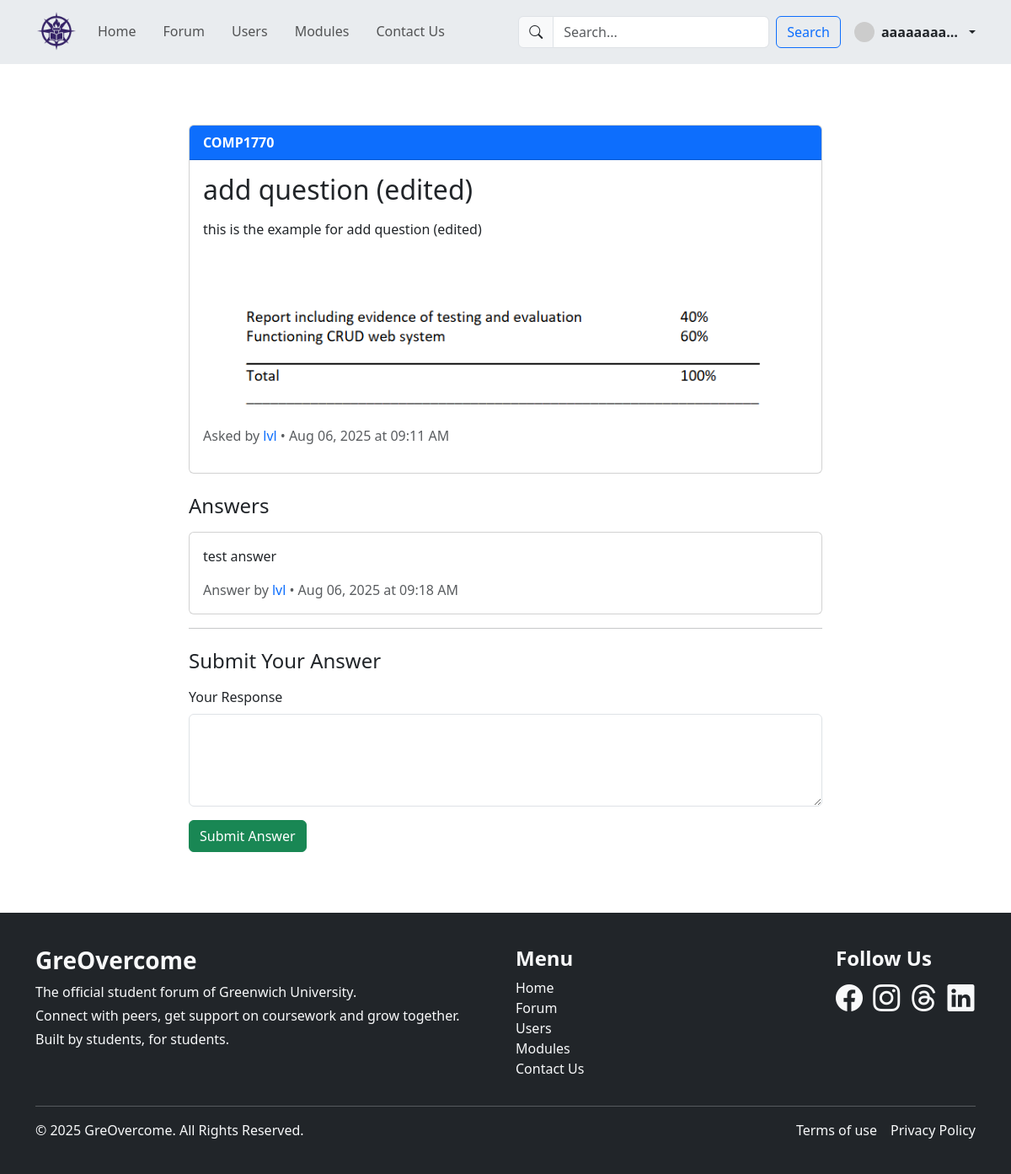
/coursework/user/view_question.php?id=113 (signed in), run on the app's committed database.
### tables this page shows
CREATE TABLE `question` (
  `id` int(11) NOT NULL,
  `quest_title` text NOT NULL,
  `questtext` text NOT NULL,
  `questdate` datetime DEFAULT current_timestamp(),
  `images` text DEFAULT NULL,
  `userid` int(11) NOT NULL,
  `moduleid` int(11) NOT NULL
);

CREATE TABLE `module` (
  `id` int(11) NOT NULL,
  `name` varchar(255) DEFAULT NULL,
  `description` text DEFAULT NULL,
  `created_at` datetime DEFAULT current_timestamp()
);

CREATE TABLE `user` (
  `id` int(11) NOT NULL,
  `name` varchar(255) NOT NULL,
  `email` varchar(255) NOT NULL,
  `password` varchar(255) NOT NULL,
  `created_at` datetime DEFAULT current_timestamp(),
  `bio` text DEFAULT NULL
);

CREATE TABLE `answers` (
  `id` int(11) NOT NULL,
  `user_id` int(11) DEFAULT NULL,
  `user_name` varchar(100) NOT NULL,
  `answer_text` text NOT NULL,
  `question_id` int(11) NOT NULL,
  `created_at` datetime DEFAULT current_timestamp()
);

### coursework/user/view_question.php (called while the page is built, shortened)
<?php
    include '../system/include/DatabaseConnection.php';
    include '../system/include/DatabaseFunction.php';
    try {
        $question_id = $_GET['id'] ?? null;
        $question = getQuestionById($pdo, $question_id);
        $answers = [];
        if (tableExists($pdo, 'answers')) {
            $answers = getAnswersByQuestionId($pdo, $question_id);
        }
        include 'templates/view_question.html.php';
    } catch (PDOException $e) {
        $title = 'An error has occurred';
        $output = 'Database error: ' . $e ->getMessage();
    }
    include 'templates/public_layout.html.php';

### coursework/system/include/DatabaseFunction.php (called while the page is built, shortened)
<?php
    function query($pdo, $sql, $parameters = []) {
        $query = $pdo->prepare($sql);
        $query->execute($parameters);
        return $query;
    }
    function getQuestionById($pdo, $id) {
        $parameters = [':id' => $id];
        $query = query($pdo,
                       'SELECT q.id, q.quest_title, q.questtext, q.questdate, q.images, q.userid, q.moduleid, u.name AS user_name, m.name AS module_name
                                FROM question q
                                JOIN user u ON q.userid = u.id
                                JOIN module m ON q.moduleid = m.id
                                WHERE q.id = :id',
                $parameters);
        return $query->fetch();
    }
    function getAnswersByQuestionId($pdo, $questionId) {
        $parameters = [':q_id' => $questionId];
        $sql = "SELECT * FROM answers WHERE question_id = :q_id ORDER BY created_at DESC";
        $stmt = query($pdo, $sql, $parameters);
        return $stmt->fetchAll();
    }

### coursework/user/templates/view_question.html.php (the view, shortened to what this page needs)
<div class="container my-5">
    <div class="card mb-4">
        <div class="card-header bg-primary text-white">
            <strong><?= htmlspecialchars($question['module_name']) ?></strong>
        </div>
        <div class="card-body">
            <h2 class="mb-3"><?= htmlspecialchars($question['quest_title']) ?></h2>
            <p><?= nl2br(htmlspecialchars($question['questtext'])) ?></p>
            <?php if (!empty($question['images'])): ?>
                <img src="images/<?= htmlspecialchars($question['images']) ?>" class="img-fluid mt-3" style="max-height: 300px;" alt="Question Image">
            <?php endif; ?>
            <p class="text-muted mt-3 d-flex align-items-center flex-wrap" style="max-width: 100%;">
                Asked by&nbsp;
                         <a class="text-decoration-none text-truncate d-inline-block me-1"
                            style="max-width: 150px; overflow: hidden; text-overflow: ellipsis; white-space: nowrap;"
                            href="tabs/users_tab/view_profile.php?id=<?=$question['userid']?>">
                            <?=htmlspecialchars($question['user_name'], ENT_QUOTES, 'UTF-8'); ?>
                        </a>
                • <?php $display_date = date("M d, Y \a\\t h:i A", strtotime($question['questdate']))?>
                <?=htmlspecialchars($display_date, ENT_QUOTES, 'UTF-8')?>
            </p>
        </div>
    </div>
    <h4 class="mb-3">Answers</h4>
    <?php if (!empty($answers)): ?>
        <?php foreach ($answers as $answer): ?>
            <div class="card mb-3">
                <div class="card-body">
                    <p><?= nl2br(htmlspecialchars($answer['answer_text'])) ?></p>
                    <p class="text-muted mb-0 d-inline-flex align-items-center" style="max-width: 100%;">
                        Answer by&nbsp;
                        <a class="text-decoration-none text-truncate d-inline-block me-1"
                            style="max-width: 150px; overflow: hidden; text-overflow: ellipsis; white-space: nowrap;"
                            href="tabs/users_tab/view_profile.php?id=<?=$answer['user_id']?>">
                            <?=htmlspecialchars($answer['user_name'], ENT_QUOTES, 'UTF-8'); ?>
                        </a>
                        • <?php $display_date = date("M d, Y \a\\t h:i A", strtotime($answer['created_at']))?>
                        <?=htmlspecialchars($display_date, ENT_QUOTES, 'UTF-8')?>
                    </p>
                </div>
            </div>
        <?php endforeach; ?>
    <?php else: ?>
        <p class="text-muted">No answers yet.</p>
    <?php endif; ?>
    <hr>
    <h4 class="mt-4 mb-3">Submit Your Answer</h4>
    <form action="answer_submit.php" method="POST">
        <div class="mb-3">
            <label for="answer_text" class="form-label">Your Response</label>
            <textarea class="form-control" id="answer_text" name="answer_text" rows="4" required></textarea>
        </div>
        <button type="submit" class="btn btn-success">Submit Answer</button>
    </form>
</div>

### coursework/user/style.css (style rules this page uses)
html, body { margin: 0; padding: 0; overflow-x: hidden; }

### coursework/user/templates/public_layout.html.php (style rules this page uses)
html, body { height: 100%; }
body { display: flex; flex-direction: column; }

### data on the page
question: moduleid.name "COMP1770", quest_title "add question (edited)", questtext "this is the example for add question (edited)", images (picture), userid.name "lvl", questdate "Aug 06, 2025 at 09:11 AM"
answers: answer_text "test answer", user_name "lvl", created_at "Aug 06, 2025 at 09:18 AM"

### other printed values
$_SESSION['username'] "aaaaaaaa…"
